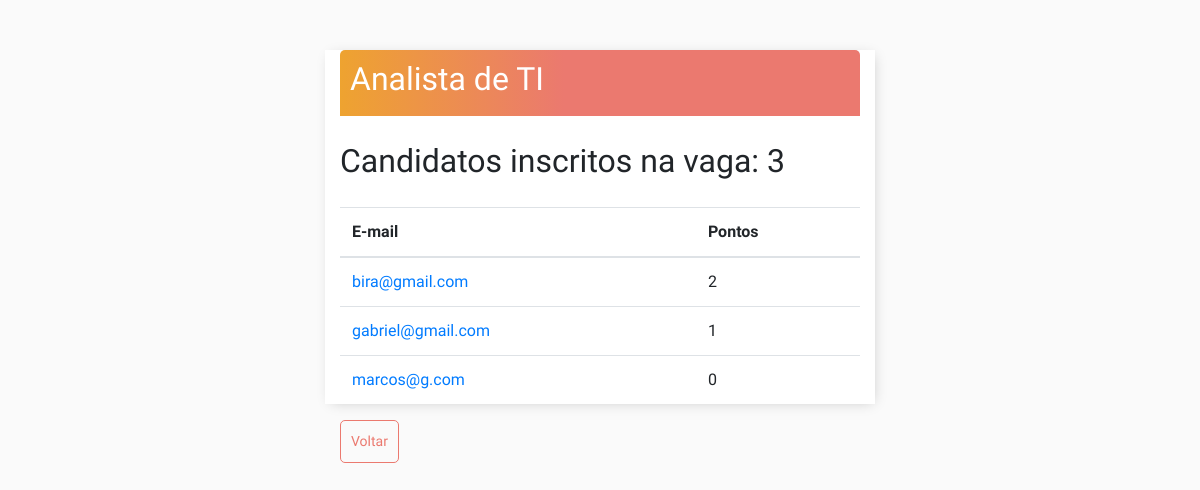
The page /vagas/detalhes-vaga/4/ (signed in) on the database its author committed.
### vacancies/models.py (models this page shows, shortened)
class Vacancies(models.Model):
    class Meta:
        verbose_name = 'Vacancie'
        verbose_name_plural = 'Vacancies'
    company = models.ForeignKey(Company, verbose_name="Empresa", on_delete=models.CASCADE)
    nome = models.CharField(max_length=100, verbose_name="Título")
    sal = (("1000", "Até R$ 1000"),
                    ("1000 - 2000", "De R$ 1000 a R$ 2000"),
                    ("2000 - 3000", "De R$ 2000 a R$ 3000"),
                    ("3000", "Acima de R$ 3000"))
    escol = (("fundamental", "Ensino fundamental"),
                    ("medio", "Ensino médio"),
                    ("tecnologo", "Tecnólogo"),
                    ("superior", "Ensino Superior"),
                    ("pos", "Pós / MBA / Mestrado"),
                    ("doutorado", "Doutorado"))
    faixa_salarial = models.CharField(max_length=20, choices=sal, default="1000", verbose_name="Faixa Salarial")
    req = models.TextField(verbose_name="Requisitos")
    escolaridade = models.CharField(max_length=20, choices=escol, verbose_name="Escolaridade Mínima")
    data_criacao = models.DateField(auto_now=True)

class VacanciesApplications(models.Model):
    class Meta:
        verbose_name = 'Vacancies Application'
        verbose_name_plural = 'Vacancies Applications'
    vaga = models.ForeignKey(Vacancies, on_delete=models.CASCADE)
    candidato = models.ForeignKey(Applicant, on_delete=models.CASCADE)
    pontos_candidato = models.PositiveIntegerField(verbose_name="Pontos do Candidato")

### users/models.py (models this page shows)
class Applicant(models.Model):
    def __str__(self):
        return str(self.user)
    user = models.OneToOneField(User, on_delete=models.CASCADE)
    nome = models.CharField(max_length=200, verbose_name="Nome")
    sal = (("1000", "Até R$ 1000"),
                    ("1000 - 2000", "De R$ 1000 a R$ 2000"),
                    ("2000 - 3000", "De R$ 2000 a R$ 3000"),
                    ("3000", "Acima de R$ 3000"))
    escol = (("fundamental", "Ensino fundamental"),
                    ("medio", "Ensino médio"),
                    ("tecnologo", "Tecnólogo"),
                    ("superior", "Ensino Superior"),
                    ("pos", "Pós / MBA / Mestrado"),
                    ("doutorado", "Doutorado"))
    faixa_salarial = models.CharField(max_length=20, choices=sal, default="1000", verbose_name="Faixa Salarial")
    exp = models.TextField(verbose_name="Experiência")
    escolaridade = models.CharField(max_length=20, choices=escol, verbose_name="Última Escolaridade")
    data_cadastro = models.DateField(auto_now=True)

class User(AbstractUser):
    email = models.EmailField(unique=True, verbose_name="E-mail")
    is_company = models.BooleanField(default=False)
    is_applicant = models.BooleanField(default=False)
    def __str__(self):
        return self.email

### vacancies/views.py (the view)
# urls.py: path('detalhes-vaga/<int:pk>/', DetailVacancie.as_view(), name="detail-vacancie"),
@method_decorator([login_required], name='dispatch')
class DetailVacancie(generic.DetailView):
    model = Vacancies
    context_object_name = "vacancie"
    template_name = "vacancies/detail_vacancie.html"
    def get_context_data(self, **kwargs):
        context = super().get_context_data(**kwargs)
        context['company_id'] = Company.objects.values_list('user', flat=True)
        context['vacancies_applications'] = VacanciesApplications.objects.all()
        vacancie_obj = Vacancies.objects.get(pk=context['vacancie'].id)
        context['num_applicants'] = VacanciesApplications.objects.filter(vaga=vacancie_obj).count()
        return context

### vacancies/templates/vacancies/detail_vacancie.html
{% extends 'vacancies/base.html' %}
{% block content %}
{% if user.is_applicant %}
    <h4>Você não é permitido aqui</h4>
    <button type="submit" onclick="history.go(-1);" class="inline">Voltar</button>
{% elif user.id not in company_id %}
    <h4>Você precisa completar o cadastro</h4>
    <button><a href="{% url 'users:company-register-complete' %}">Completar Cadastro</a></button>
{% else %}
        <div class="header-bar">
            <h2>{{vacancie.nome}}</h2>
        </div>
        <h2 style="margin-top: 5%;">Candidatos inscritos na vaga: {{num_applicants}}</h2>
        <table id="example" class="table" style="margin-top: 5%;">
            <thead>
                <tr>
                    <th>E-mail</th>
                    <th>Pontos</th>
                </tr>
            </thead>
            <tbody>
                {% for va in vacancies_applications %}
                    {% if va.vaga == vacancie %}
                        <tr>
                            <td><a href="{% url 'vacancies:detail-applicant' va.candidato.pk %}">{{va.candidato}}</a></td>
                            <td>{{va.pontos_candidato}}</td>
                        </tr>
                    {% endif %}
                {% endfor %}
            </tbody>
        </table>
        <button type="submit" onclick="history.go(-1);" class="inline">Voltar</button>
{% endif %}
{% endblock content %}

### vacancies/static/vacancies/style.css (style rules this page uses)
body { background-color: #FAFAFA; font-family: 'Raleway', sans-serif; padding-top: 50px; }
button { border: 1px solid #EB796F; background-color: #FAFAFA; color: #EB796F; padding: 10px; font-size: 14px; border-radius: 5px; cursor: pointer; text-decoration: none; }
.inline { float:left; margin-right:50px; }
.header-bar { display: flex; justify-content: space-between; color: #fff; padding: 10px; border-radius: 5px 5px 0 0; background: linear-gradient(90deg, #EEA330 0%, #EB796F 43%, #EB796F 100%); }

### rows shown on the page
Vacancies: nome "Analista de TI"
VacanciesApplications: candidato "bira@gmail.com", pontos_candidato "2"
VacanciesApplications: candidato "gabriel@gmail.com", pontos_candidato "1"
VacanciesApplications: candidato "marcos@g.com", pontos_candidato "0"

### other values the page prints
{{ num_applicants }} "3"
